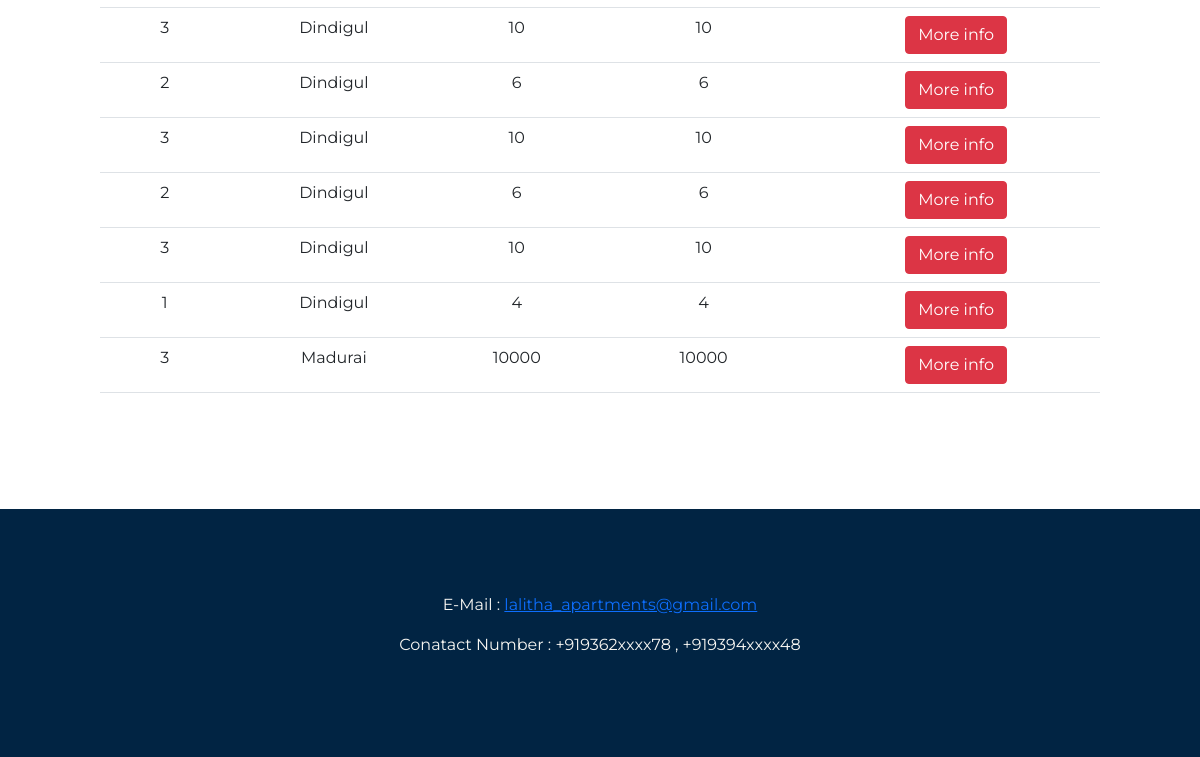
Page /home (lower part) on the earlier database version.
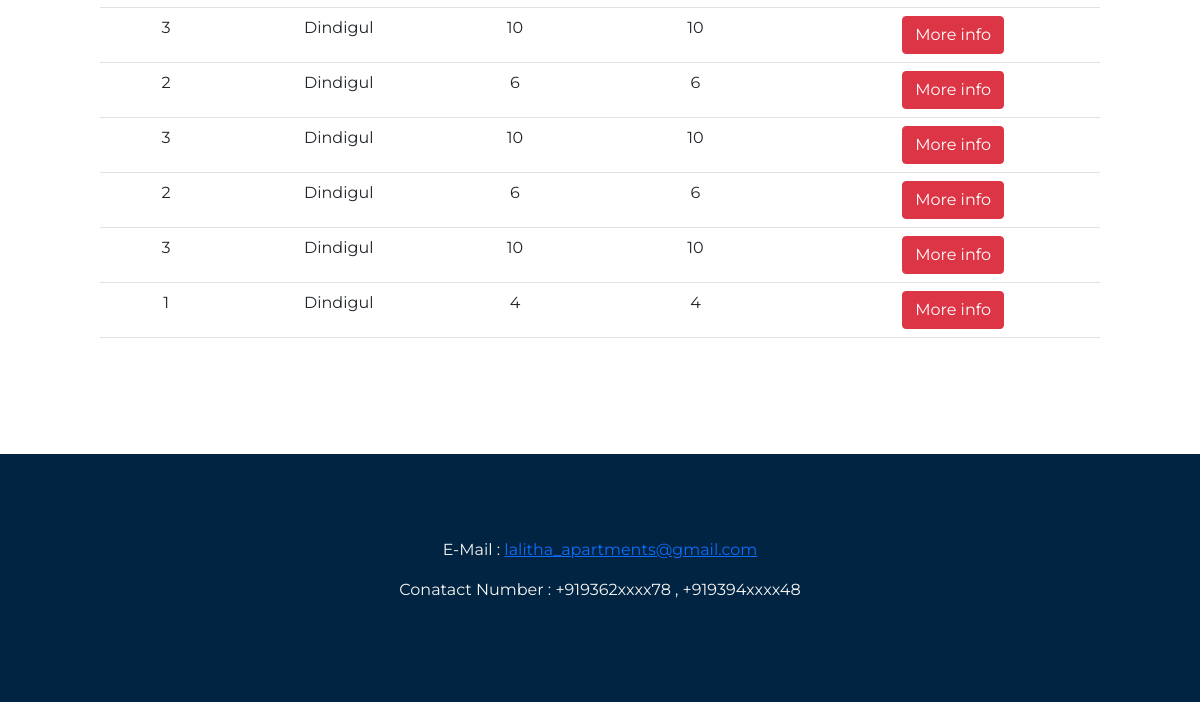
Same page on the later database version.
### rems/models.py (models this page shows, shortened)
class House(db.Model):
    __tablename__ = 'house'
    id = db.Column(db.Integer, primary_key=True)
    house_num = db.Column(db.String(5), index=True, unique=False)
    bhk = db.Column(db.String(3), index=True, unique=False)
    rent = db.Column(db.String(4), index=True, unique=False)
    advance = db.Column(db.String(4), index=True, unique=False)
    vacancy = db.Column(db.Boolean, index=True, nullable=False, unique=False)
    apt_id = db.Column(db.Integer, db.ForeignKey('apartment.id'))
    tenant = db.relationship("Tenant", uselist=False, backref="house")

class Apartment(db.Model):
    __tablename__ = 'apartment'
    id = db.Column(db.Integer, primary_key=True)
    apt_num = db.Column(db.String(5), index=True, unique=True)
    locality = db.Column(db.String(25), unique=False)
    house = db.relationship("House", uselist=False, backref="apartment")

### rems/routes.py (the view)
@app.route('/')
@app.route('/home')
def index():
    headings = ("BHK", "Locality", "Rent", "Advance", " ")
    ap = Apartment.query
    ids = map(lambda x: x.id, ap)
    places = map(lambda x: x.locality, ap)
    locs=dict(zip(ids,places))
    houses = House.query.filter(
        House.id.not_in(map(lambda x: x[0], Tenant.query.with_entities(Tenant.house_id).all()))).all()
    return render_template('homepage.html',headings=headings,houses=houses,apts=locs)

### rems/templates/homepage.html (shortened to what this page needs)
<!DOCTYPE html>
<html>
<head>
  <link href="https://cdn.jsdelivr.net/npm/bootstrap@5.1.0/dist/css/bootstrap.min.css" rel="stylesheet">
  <link rel="stylesheet" type="text/css" href="{{ url_for('static', filename= 'css/homepage.css') }}">
  <link rel="stylesheet" href="https://use.fontawesome.com/releases/v5.14.0/css/all.css">
</head>
<body>
  <section class="white-section" id="pricing">
    <table class="table table-hover">
      <tbody>
        {% for house in houses %}
            <tr>
                <td> {{ house.bhk }}</td>
                <td> {{ apts[house.apt_id] }} </td>
                <td> {{ house.rent }} </td>
                <td> {{ house.rent }} </td>
                <td>
                    <button type="button" class="btn btn-danger ">More info</button>
                </td>
            </tr>
        {% endfor %}
      </tbody>
    </table>
  </section>
  <footer class="coloured" id="footer">
    <div class="container-fluid">
      <p style="color:#F7F6F2";>E-Mail : <a href="#">lalitha_apartments@gmail.com</a></p>
      <p style="color:#F7F6F2";>Conatact Number : +919362xxxx78 , +919394xxxx48</p>
    </div>
  </footer>
</body>
</html>

### rems/static/css/homepage.css (style rules this page uses)
body { font-family: "Montserrat"; text-align: center; }
p { color: #8f8f8f; }
.container-fluid { padding: 7% 10%; }
.coloured { background-color: #FDD2BF; color: #fff; }
.white-section { background-color: #fff; }
#pricing { padding: 100px; }
#footer { background-color: #012443; }

Differences in the rows shown:
removed House: bhk "3", rent "10000"
no longer on this page (row unchanged): Apartment: locality "Madurai"
